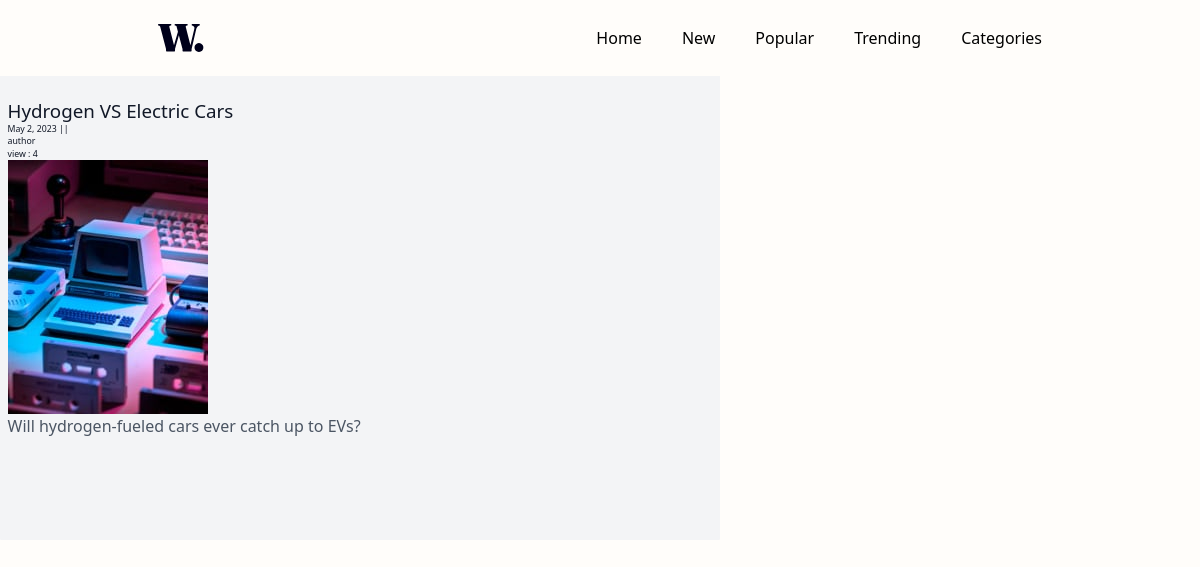
The app's page /listings/1/ with its own data.
### listings/models.py (models this page shows, shortened)
class Listing(models.Model):
    title = models.CharField(max_length=150)
    subtitle = models.CharField(max_length=200)
    date = models.DateField(default=datetime.now)
    author = models.CharField(max_length=20)
    content = models.CharField(max_length=300)
    image = models.ImageField()
    viewCount = models.IntegerField(default=0,editable=False)# Upon creation the views will be 0
    def update_views(self, *args, **kwargs):
         self.viewCount = self.viewCount + 1
         super(Listing, self).save(*args, **kwargs)

### listings/views.py (the view)
# urls.py: path('listings/<pk>/' , listing_retrieve),
def listing_retrieve(request , pk) :
    listing = get_object_or_404(Listing , id=pk)
    listing.update_views()
    context = {
        "listing" : listing
    }
    return render(request , "listing.html", context)

### core/templates/listing.html (shortened to what this page needs)
{% extends 'core/base.html' %}
{% block content %}
<div class="px-3 py-40 bg-gray-100 rounded-sm">
    <h3 class="text-3xl text-gray-900">{{listing.title}}</h3>
    <p class="text-gray-900 text-sm">{{ listing.date }} || <span>{{ listing.author}}</span></p>
    <p class="text-gray-900 text-sm">view : {{ listing.viewCount}}</span>
    <img src="{{ listing.image.url }}" alt="img">
    <p class="text-gray-600">{{ listing.content}}</p>
</div>
{% endblock %}

### static/assets/css/style.css (style rules this page uses)
html { margin: 0; padding: 0; box-sizing: border-box; }
a, img, span, button, ion-icon { display: block; }
img { height: auto; }
p { line-height: 1.6; }
html { font-family: "Inter", sans-serif; font-size: 10px; scroll-behavior: smooth; }
html body { background-color: hsl(36, 100%, 99%); color: hsl(0, 0%, 0%); font-size: 1.6rem; }

### records on screen
Listing: title "Hydrogen VS Electric Cars", date "May 2, 2023", author "author", viewCount "4", image (picture), content "Will hydrogen-fueled cars ever catch up to EVs?"
